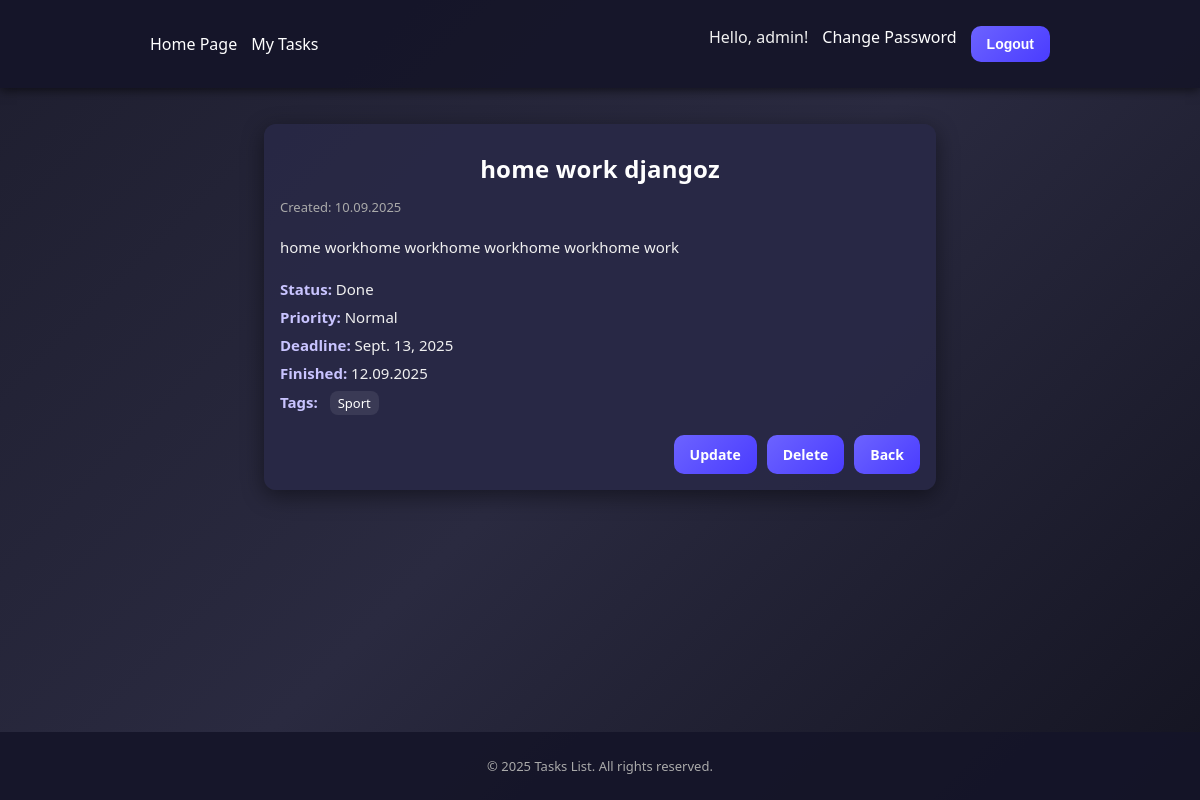
The app's page /tasks/8/ (signed in) with its own data.
### tasks/models.py (models this page shows, shortened)
class Task(models.Model):
    class Status(models.TextChoices):
        NEW='new','New'
        IN_PROGRESS='in_progress','In progress'
        DONE='done','Done'
    class Priority(models.IntegerChoices):
        LOW=1,'Low'
        NORMAL=2,'Normal'
        HIGH=3,'High'
    owner=models.ForeignKey(User,on_delete=models.CASCADE,related_name='tasks')
    title=models.CharField(max_length=120)
    description=models.TextField(blank=True)
    status=models.CharField(max_length=20,choices=Status,default=Status.NEW)
    priority=models.IntegerField(choices=Priority,default=Priority.NORMAL)
    due_date=models.DateField(null=True,blank=True)
    completed_at=models.DateTimeField(null=True,blank=True)
    tags=models.ManyToManyField(Tag,blank=True,related_name='tasks')
    created_at=models.DateTimeField(auto_now_add=True)
    updated_at=models.DateTimeField(auto_now=True)
    def is_overdue(self) -> bool:
        return (
            self.status != self.Status.DONE
            and self.due_date is not None
            and timezone.localdate() > self.due_date
        )

class Tag(models.Model):
    name=models.CharField(max_length=64,unique=True)
    slug=models.SlugField(max_length=64,unique=True,blank=True)

### tasks/views.py (the view)
# urls.py: path('<int:pk>/',TaskDetailView.as_view(),name='detail'),
class TaskDetailView(OwnerQuerysetMixin,OwnerObjectMixin,DetailView):
    model = Task
    template_name = "tasks/detail.html"
    context_object_name = 'task'

### tasks/views.py (called while the page is built)
    def get_queryset(self):
        qs=super().get_queryset()
        return qs.filter(owner=self.request.user)

    def test_func(self):
        obj=self.get_object()
        return obj.owner_id == self.request.user.id

### templates/tasks/detail.html (shortened to what this page needs)
{% extends "base.html" %}
{% block content %}
<div class="card task-detail">
  <h2 class="task-title">{{ task.title }}</h2>
  <p class="task-meta">Created: {{ task.created_at|date:"d.m.Y" }}</p>
  <p class="task-desc">{{ task.description|default:"(no description)" }}</p>
  <ul class="task-info">
    <li><strong>Status:</strong> {{ task.get_status_display }}</li>
    <li><strong>Priority:</strong> {{ task.get_priority_display }}</li>
    <li>
      <strong>Deadline:</strong> {{ task.due_date|default:"-" }}
    </li>
    <li><strong>Finished:</strong> {{ task.completed_at|date:"d.m.Y"|default:"-" }}</li>
    <li>
      <strong>Tags:</strong>
      {% if task.tags.all %}
        <span class="tags">
          {% for tag in task.tags.all %}
            <span class="tag">{{ tag.name }}</span>
          {% endfor %}
        </span>
      {% else %}
        none
      {% endif %}
    </li>
  </ul>
  <div class="task-actions">
    <a href="{% url 'tasks:edit' task.pk %}" class="btn btn-sm">Update</a>
    <a href="{% url 'tasks:delete' task.pk %}" class="btn btn-sm btn-danger">Delete</a>
    <a href="{% url 'tasks:list' %}" class="btn btn-sm btn-secondary">Back</a>
  </div>
</div>
{% endblock %}

### templates/base.html (shortened to what this page needs)
<!DOCTYPE html>
<html lang="en">
<head>
    {% load static %}
    <link rel="stylesheet" href="{% static 'css/styles.css' %}">
</head>
<body>
<header>
    <div class="container navbar">
        <ul class="links">
            <li><a href="{% url 'home' %}">Home Page</a></li>
            {% if user.is_authenticated %}
                <li><a href="{% url 'tasks:list' %}">My Tasks</a></li>
            {% endif %}
        </ul>
        <ul class="links">
            {% if user.is_authenticated %}
                <li class="user-greet">Hello, {{ user.username }}!</li>
                <li><a href="{% url 'password_change' %}">Change Password</a></li>
                <li>
                    <form action="{% url 'logout' %}" method="post" style="display:inline;">
                        <button type="submit" class="btn btn-sm">Logout</button>
                    </form>
                </li>
            {% else %}
                <li><a href="{% url 'login' %}" class="btn btn-sm">Login</a></li>
                <li><a href="{% url 'tasks:signup' %}" class="btn btn-sm">Register</a></li>
            {% endif %}
        </ul>
    </div>
</header>
<main class="page-container">
    {% block content %}{% endblock %}
</main>
<footer>
    <p>&copy; 2025 Tasks List. All rights reserved.</p>
</footer>
</body>
</html>

### static/css/styles.css (style rules this page uses)
:root { --bg-1:#1e1e2f; --bg-2:#2a2a40; --bg-3:#141421; --card:#2a2a40; --card-2:#28284a; --txt:#f0f0f0; --muted:#b9b8d3; --accent:#6c63ff; --accent-2:#4a3cff; --accent-3:#9d8cff; --danger:#ff5c7a; --ok:#32d46b; }
html,body { height:100% }
body { margin:0; font-family:"Segoe UI",Roboto,Arial,sans-serif; color:var(--txt); background: linear-gradient(135deg,var(--bg-1),var(--bg-2),var(--bg-3)); display:flex; flex-direction:column; }
.container, main, .page-container { max-width: 900px; width: 100%; margin: 0 auto; padding: 16px 20px; }
h1,h2 { margin: 12px auto 10px; font-weight:700; letter-spacing:.2px; text-align:center; }
header { background: rgba(20,20,40,.9); padding: 10px 0; box-shadow: 0 2px 10px rgba(0,0,0,.6); }
.navbar { display:flex; align-items:center; justify-content:space-between; gap: 12px; }
.navbar .links { display:flex; gap:14px; list-style:none; margin:0; padding:0; }
.navbar a { color:#fff; text-decoration:none; font-weight:500 }
.card { background: rgba(40,40,70,.9); border-radius: 12px; padding: 16px; margin: 14px 0; box-shadow: 0 6px 22px rgba(0,0,0,.45); }
a.btn, button.btn, .btn, button { display:inline-flex; align-items:center; justify-content:center; gap:8px; border:none; cursor:pointer; user-select:none; background: linear-gradient(135deg,var(--accent),var(--accent-2)); color:#fff; border-radius:10px; padding: 10px 16px; font-weight:600; font-size:14px; transition:.2s transform, .2s filter; }
.btn-sm { padding: 8px 12px; font-size:13px }
.btn-secondary { background: #3a3a55 }
.btn-danger { background: linear-gradient(135deg,#ff6b8a,#ff3d66) }
form { max-width: 560px; margin: 12px auto; display: flex; flex-direction: column; gap: 12px; }
footer { margin-top:auto; background: rgba(20,20,40,.9); text-align:center; padding: 12px; font-size:13px; color:#aaa; }
a, a:visited { color:#c9c4ff; text-decoration:none }
.task-detail { max-width: 640px; margin: 20px auto; text-align: left; }
.task-title { font-size: 24px; margin-bottom: 6px; color: #fff; }
.task-meta { font-size: 13px; color: #aaa; margin-bottom: 20px; }
.task-desc { font-size: 15px; margin-bottom: 20px; line-height: 1.5; }
.task-info { list-style: none; padding: 0; margin: 0 0 20px; }
.task-info li { margin-bottom: 8px; font-size: 15px; }
.task-info strong { color: #c9c4ff; }
.tags { display: inline-flex; flex-wrap: wrap; gap: 6px; margin-left: 8px; }
.tag { background: #3a3a55; color: #fff; padding: 3px 8px; border-radius: 8px; font-size: 13px; }
.task-actions { display: flex; gap: 10px; justify-content: flex-end; }

### records on screen
Task: title "home work djangoz", created_at "10.09.2025", description "home workhome workhome workhome workhome work", status "Done", priority "Normal", due_date "Sept. 13, 2025", completed_at "12.09.2025"
Tag: name "Sport"

### other values on screen
{{ user.username }} "admin"
